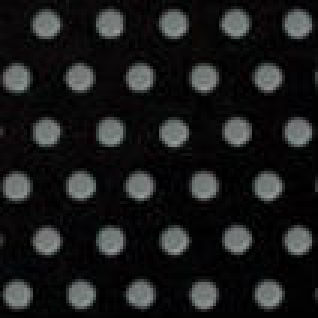
#> input picture img/dual-color-black.jpeg, 106 x 106 px (shown 3 times larger)
$ python compare.py ../../img/dual-color-black.jpeg ../../img/dual-color-white.jpeg out.png ../../img/dual-color-white.jpeg
#> lines starting #> are read from the running program, lines starting #| are printed output that depends on the picture
"""Build a comparison sheet: original vs SVG render, plus a difference map."""
import sys
import numpy as np
from PIL import Image, ImageDraw

orig = Image.open(sys.argv[1]).convert('RGBA')
rend = Image.open(sys.argv[2]).convert('RGBA').resize(orig.size, Image.LANCZOS)
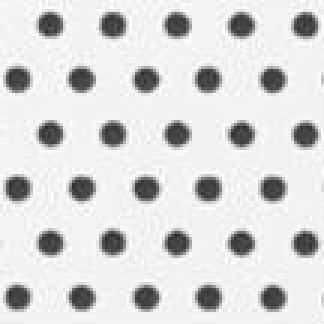
#> input picture img/dual-color-white.jpeg, 108 x 108 px (shown 3 times larger)
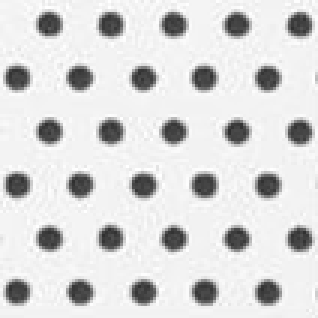
#> rend: PIL image 106x106 RGBA (shown 3 times larger); mean R, G, B, A 217.5, 217.5, 217.5, 255
out = sys.argv[3]


def on(bg, im):
    base = Image.new('RGBA', im.size, bg)
    base.alpha_composite(im)
    return base.convert('RGB')


W, H = orig.size
#> W = 106; H = 106
a = np.array(on((255, 255, 255, 255), orig)).astype(int)
#> in on, `base = Image.new('RGBA', im.size, bg)`: base: PIL image 106x106 RGBA; every value is 255
#> in on, returned value is the input picture: PIL image 106x106 RGB; mean R, G, B 27.1, 27.8, 27.8
b = np.array(on((255, 255, 255, 255), rend)).astype(int)
diff = np.abs(a - b).max(axis=2)
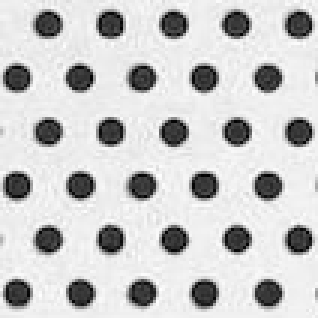
#> diff: shape (106, 106) int64 (shown 3 times larger); min 1, max 255, mean 201.8
print('mean abs diff %.2f, pixels >64: %.3f%%' % (diff.mean(), 100 * (diff > 64).mean()))
#| mean abs diff 201.77, pixels >64: 87.754%
heat = Image.fromarray((255 - np.clip(diff * 2, 0, 255)).astype(np.uint8)).convert('RGB')
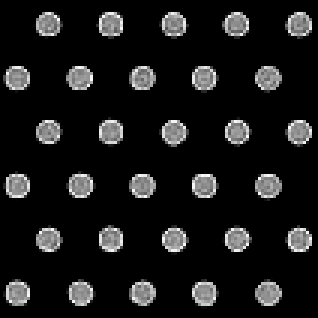
#> heat: PIL image 106x106 RGB (shown 3 times larger); min 0, max 253, mean 24.9

pad = 40
sheet = Image.new('RGB', (W + 2 * pad, 4 * (H + pad) + pad + 4 * 30), (236, 238, 242))
d = ImageDraw.Draw(sheet)
y = pad
for label, im in (
    ('ORIGINAL PNG (2172x408)', on((255, 255, 255, 255), orig)),
    ('SVG RENDER (same size)', on((255, 255, 255, 255), rend)),
    ('SVG RENDER on loader background', on((3, 24, 53, 255), rend)),
    ('DIFFERENCE (white = identical)', heat),
):
#> in on (call 5), `base = Image.new('RGBA', im.size, bg)`:
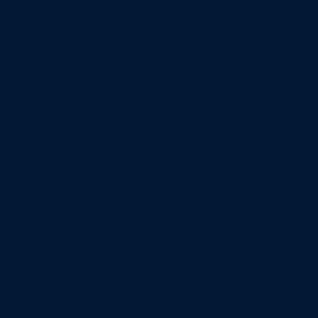
#> base: PIL image 106x106 RGBA (shown 3 times larger); mean R, G, B, A 3, 24, 53, 255
    d.text((pad, y), label, fill=(20, 20, 20))
    y += 30
    sheet.paste(im, (pad, y))
    y += H + pad
#> this loop made 4 passes
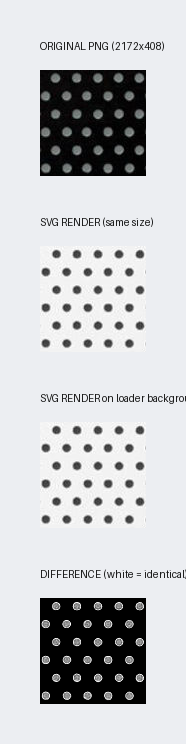
#> sheet: PIL image 186x744 RGB; mean R, G, B 196.9, 198.3, 201
#> after the loop, y = 744
sheet.save(out)

# Second sheet: actual on-screen sizes (footer 213px, loader 340px), 2x DPR.
import subprocess
rows = []
for w in (213, 340):
    o = orig.resize((w * 2, round(w * 2 * H / W)), Image.LANCZOS)
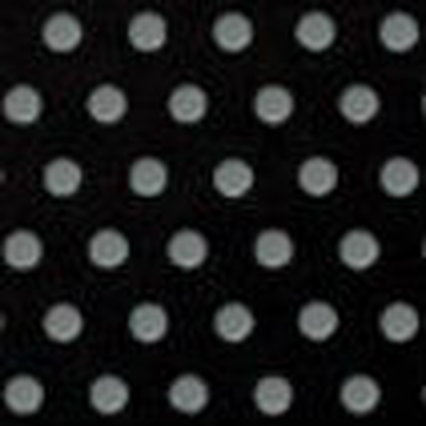
#> o: PIL image 426x426 RGBA; mean R, G, B, A 27.1, 27.8, 27.9, 255
    subprocess.run(['node', 'render.js', sys.argv[4], 'small.png', str(w * 2)], check=True)
#> (this line was passed over: subprocess is not available in this run)
#> (the run stopped early here; a loop or call above may not have finished)
